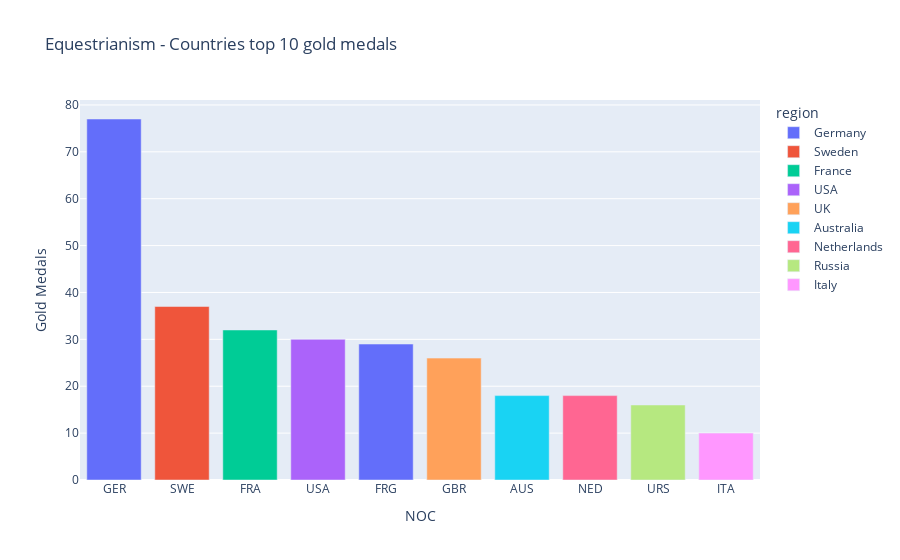

Notebook cell for this chart:
### Code cell
gold_equestrianism_top10 = df_equestrian_noc_region_gold.sort_values(by="Gold", ascending=False).head(10)  # top 10 med störst först.

fig = px.bar(gold_equestrianism_top10,
            x="NOC",
            y="Gold", 
            title='Equestrianism - Countries top 10 gold medals',
            labels={'Gold':'Gold Medals'},
            color='region',
            category_orders={"NOC": gold_equestrianism_top10["NOC"].tolist()}    #Följer inte ordning från ascending=False
            )                                                                    #bad chatGPT om hjälp


fig.show()

### Figure 1 — Plotly figure (JSON) as saved in the notebook; plotly's stock layout.template omitted (floating-point values rounded to 4 significant figures)
{"data": [{"hovertemplate": "region=Germany<br>NOC=%{x}<br>Gold Medals=%{y}<extra></extra>", "legendgroup": "Germany", "marker": {"color": "#636efa", "pattern": {"shape": ""}}, "name": "Germany", "orientation": "v", "showlegend": true, "textposition": "auto", "type": "bar", "x": ["GER", "FRG"], "xaxis": "x", "y": [77, 29], "yaxis": "y"}, {"hovertemplate": "region=Sweden<br>NOC=%{x}<br>Gold Medals=%{y}<extra></extra>", "legendgroup": "Sweden", "marker": {"color": "#EF553B", "pattern": {"shape": ""}}, "name": "Sweden", "orientation": "v", "showlegend": true, "textposition": "auto", "type": "bar", "x": ["SWE"], "xaxis": "x", "y": [37], "yaxis": "y"}, {"hovertemplate": "region=France<br>NOC=%{x}<br>Gold Medals=%{y}<extra></extra>", "legendgroup": "France", "marker": {"color": "#00cc96", "pattern": {"shape": ""}}, "name": "France", "orientation": "v", "showlegend": true, "textposition": "auto", "type": "bar", "x": ["FRA"], "xaxis": "x", "y": [32], "yaxis": "y"}, {"hovertemplate": "region=USA<br>NOC=%{x}<br>Gold Medals=%{y}<extra></extra>", "legendgroup": "USA", "marker": {"color": "#ab63fa", "pattern": {"shape": ""}}, "name": "USA", "orientation": "v", "showlegend": true, "textposition": "auto", "type": "bar", "x": ["USA"], "xaxis": "x", "y": [30], "yaxis": "y"}, {"hovertemplate": "region=UK<br>NOC=%{x}<br>Gold Medals=%{y}<extra></extra>", "legendgroup": "UK", "marker": {"color": "#FFA15A", "pattern": {"shape": ""}}, "name": "UK", "orientation": "v", "showlegend": true, "textposition": "auto", "type": "bar", "x": ["GBR"], "xaxis": "x", "y": [26], "yaxis": "y"}, {"hovertemplate": "region=Australia<br>NOC=%{x}<br>Gold Medals=%{y}<extra></extra>", "legendgroup": "Australia", "marker": {"color": "#19d3f3", "pattern": {"shape": ""}}, "name": "Australia", "orientation": "v", "showlegend": true, "textposition": "auto", "type": "bar", "x": ["AUS"], "xaxis": "x", "y": [18], "yaxis": "y"}, {"hovertemplate": "region=Netherlands<br>NOC=%{x}<br>Gold Medals=%{y}<extra></extra>", "legendgroup": "Netherlands", "marker": {"color": "#FF6692", "pattern": {"shape": ""}}, "name": "Netherlands", "orientation": "v", "showlegend": true, "textposition": "auto", "type": "bar", "x": ["NED"], "xaxis": "x", "y": [18], "yaxis": "y"}, {"hovertemplate": "region=Russia<br>NOC=%{x}<br>Gold Medals=%{y}<extra></extra>", "legendgroup": "Russia", "marker": {"color": "#B6E880", "pattern": {"shape": ""}}, "name": "Russia", "orientation": "v", "showlegend": true, "textposition": "auto", "type": "bar", "x": ["URS"], "xaxis": "x", "y": [16], "yaxis": "y"}, {"hovertemplate": "region=Italy<br>NOC=%{x}<br>Gold Medals=%{y}<extra></extra>", "legendgroup": "Italy", "marker": {"color": "#FF97FF", "pattern": {"shape": ""}}, "name": "Italy", "orientation": "v", "showlegend": true, "textposition": "auto", "type": "bar", "x": ["ITA"], "xaxis": "x", "y": [10], "yaxis": "y"}], "layout": {"barmode": "relative", "legend": {"title": {"text": "region"}, "tracegroupgap": 0}, "title": {"text": "Equestrianism - Countries top 10 gold medals"}, "xaxis": {"anchor": "y", "categoryarray": ["GER", "SWE", "FRA", "USA", "FRG", "GBR", "AUS", "NED", "URS", "ITA"], "categoryorder": "array", "domain": [0, 1], "title": {"text": "NOC"}}, "yaxis": {"anchor": "x", "domain": [0, 1], "title": {"text": "Gold Medals"}}}}
